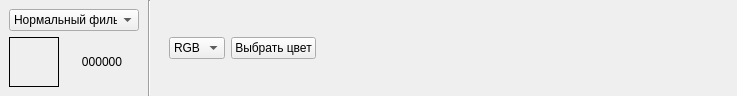
<?xml version="1.0" encoding="UTF-8"?>
<ui version="4.0">
 <class>ColorSelectionForm</class>
 <widget class="QWidget" name="ColorSelectionForm">
  <property name="geometry">
   <rect>
    <x>0</x>
    <y>0</y>
    <width>737</width>
    <height>96</height>
   </rect>
  </property>
  <property name="sizePolicy">
   <sizepolicy hsizetype="Preferred" vsizetype="Fixed">
    <horstretch>0</horstretch>
    <verstretch>0</verstretch>
   </sizepolicy>
  </property>
  <property name="maximumSize">
   <size>
    <width>16777215</width>
    <height>999999</height>
   </size>
  </property>
  <property name="windowTitle">
   <string>Form</string>
  </property>
  <layout class="QHBoxLayout" name="horizontalLayout_4">
   <property name="spacing">
    <number>0</number>
   </property>
   <property name="leftMargin">
    <number>0</number>
   </property>
   <property name="topMargin">
    <number>0</number>
   </property>
   <property name="rightMargin">
    <number>0</number>
   </property>
   <property name="bottomMargin">
    <number>0</number>
   </property>
   <item>
    <widget class="QWidget" name="widgetFilterType" native="true">
     <layout class="QVBoxLayout" name="verticalLayout_2">
      <item>
       <widget class="QComboBox" name="comboBoxFilterType">
        <property name="sizePolicy">
         <sizepolicy hsizetype="Fixed" vsizetype="Fixed">
          <horstretch>0</horstretch>
          <verstretch>0</verstretch>
         </sizepolicy>
        </property>
        <property name="minimumSize">
         <size>
          <width>130</width>
          <height>0</height>
         </size>
        </property>
        <property name="maximumSize">
         <size>
          <width>130</width>
          <height>16777215</height>
         </size>
        </property>
        <item>
         <property name="text">
          <string>Нормальный фильтр</string>
         </property>
        </item>
        <item>
         <property name="text">
          <string>Цветной фильтр</string>
         </property>
        </item>
       </widget>
      </item>
      <item>
       <widget class="QWidget" name="widgetColor" native="true">
        <property name="sizePolicy">
         <sizepolicy hsizetype="Preferred" vsizetype="Fixed">
          <horstretch>0</horstretch>
          <verstretch>0</verstretch>
         </sizepolicy>
        </property>
        <layout class="QHBoxLayout" name="horizontalLayout_5">
         <property name="spacing">
          <number>6</number>
         </property>
         <property name="leftMargin">
          <number>0</number>
         </property>
         <property name="topMargin">
          <number>0</number>
         </property>
         <property name="rightMargin">
          <number>0</number>
         </property>
         <property name="bottomMargin">
          <number>0</number>
         </property>
         <item>
          <widget class="QLabel" name="labelViewColor">
           <property name="sizePolicy">
            <sizepolicy hsizetype="Fixed" vsizetype="Fixed">
             <horstretch>0</horstretch>
             <verstretch>0</verstretch>
            </sizepolicy>
           </property>
           <property name="minimumSize">
            <size>
             <width>50</width>
             <height>50</height>
            </size>
           </property>
           <property name="maximumSize">
            <size>
             <width>50</width>
             <height>50</height>
            </size>
           </property>
           <property name="frameShape">
            <enum>QFrame::Box</enum>
           </property>
           <property name="text">
            <string/>
           </property>
          </widget>
         </item>
         <item>
          <widget class="QLabel" name="labelNameColor">
           <property name="sizePolicy">
            <sizepolicy hsizetype="Preferred" vsizetype="Fixed">
             <horstretch>0</horstretch>
             <verstretch>0</verstretch>
            </sizepolicy>
           </property>
           <property name="text">
            <string>000000</string>
           </property>
           <property name="textFormat">
            <enum>Qt::RichText</enum>
           </property>
           <property name="alignment">
            <set>Qt::AlignCenter</set>
           </property>
          </widget>
         </item>
        </layout>
       </widget>
      </item>
     </layout>
    </widget>
   </item>
   <item>
    <widget class="Line" name="line">
     <property name="orientation">
      <enum>Qt::Vertical</enum>
     </property>
    </widget>
   </item>
   <item>
    <widget class="QWidget" name="widgetColorSelect" native="true">
     <property name="enabled">
      <bool>true</bool>
     </property>
     <layout class="QVBoxLayout" name="verticalLayout_3">
      <property name="topMargin">
       <number>0</number>
      </property>
      <property name="rightMargin">
       <number>0</number>
      </property>
      <property name="bottomMargin">
       <number>0</number>
      </property>
      <item>
       <layout class="QHBoxLayout" name="layoutColorSelector"/>
      </item>
      <item>
       <widget class="QWidget" name="widgetColorFormat" native="true">
        <property name="sizePolicy">
         <sizepolicy hsizetype="Preferred" vsizetype="Fixed">
          <horstretch>0</horstretch>
          <verstretch>0</verstretch>
         </sizepolicy>
        </property>
        <layout class="QHBoxLayout" name="horizontalLayout_6">
         <property name="topMargin">
          <number>0</number>
         </property>
         <property name="rightMargin">
          <number>0</number>
         </property>
         <property name="bottomMargin">
          <number>0</number>
         </property>
         <item>
          <widget class="QComboBox" name="comboBoxColorSpace">
           <item>
            <property name="text">
             <string>RGB</string>
            </property>
           </item>
           <item>
            <property name="text">
             <string>HSV</string>
            </property>
           </item>
          </widget>
         </item>
         <item>
          <widget class="QPushButton" name="pushButtonSelectColorOnImage">
           <property name="text">
            <string>Выбрать цвет</string>
           </property>
           <property name="checkable">
            <bool>true</bool>
           </property>
          </widget>
         </item>
        </layout>
       </widget>
      </item>
     </layout>
    </widget>
   </item>
   <item>
    <spacer name="horizontalSpacer">
     <property name="orientation">
      <enum>Qt::Horizontal</enum>
     </property>
     <property name="sizeHint" stdset="0">
      <size>
       <width>40</width>
       <height>20</height>
      </size>
     </property>
    </spacer>
   </item>
  </layout>
 </widget>
 <resources/>
 <connections/>
</ui>
